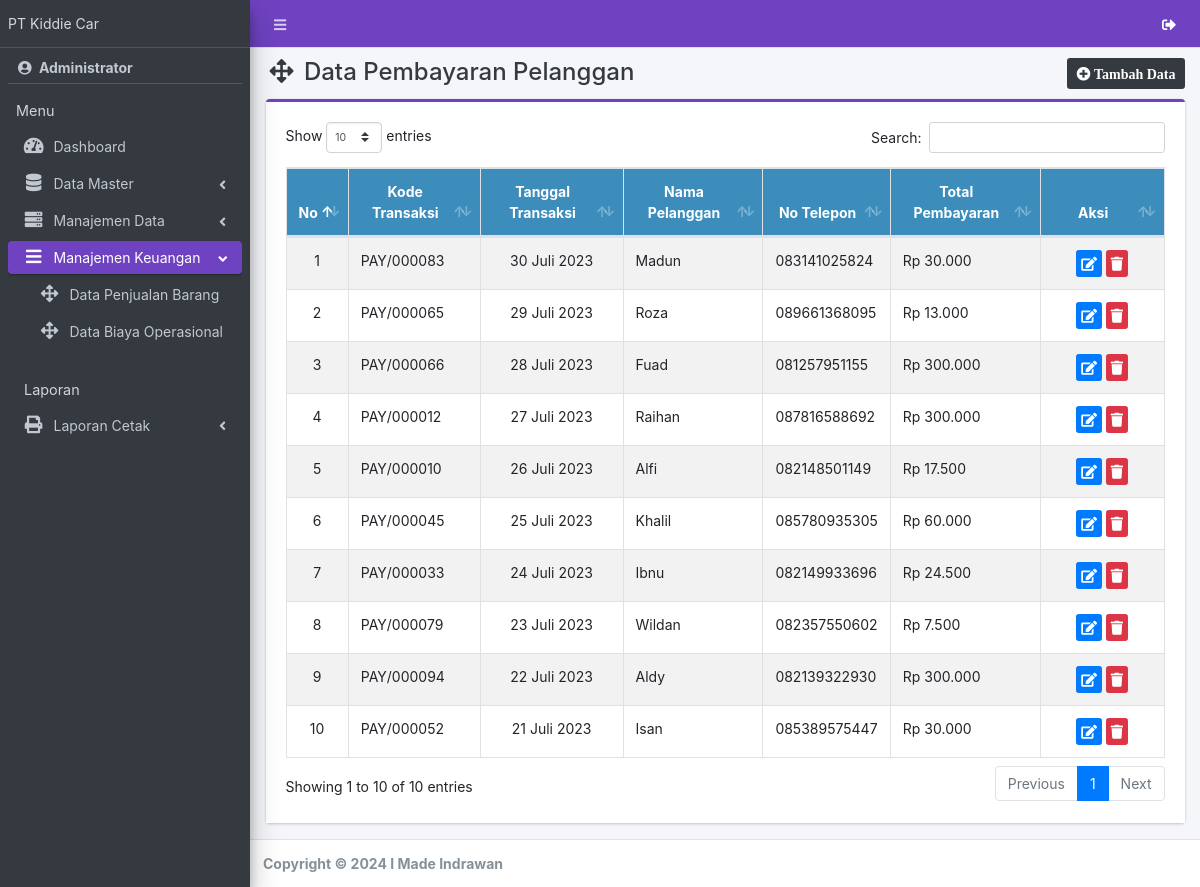
The page /admin/pembayaran/index.php (signed in) on the database its author committed.
### tables this page shows
CREATE TABLE `pembayaran` (
  `id_pembayaran` varchar(20) NOT NULL,
  `kode_trx` varchar(20) NOT NULL,
  `tgl_trx` date NOT NULL,
  `nama_pelanggan` varchar(100) NOT NULL,
  `no_telepon` varchar(16) NOT NULL
);

### app/config.php (called while the page is built, shortened)
<?php
function base_url($url = null)
{
  $base_url = "http://localhost/skripsi";
  if ($url != null) {
    return $base_url . "/" . $url;
  } else {
    return $base_url;
  }
}
function tgl($tanggal)
{
  $bulan = array(
    1 =>   'Januari',
    'Februari',
    'Maret',
    'April',
    'Mei',
    'Juni',
    'Juli',
    'Agustus',
    'September',
    'Oktober',
    'November',
    'Desember'
  );
  $pecahkan = explode('-', $tanggal);
  return $pecahkan[2] . ' ' . $bulan[(int) $pecahkan[1]] . ' ' . $pecahkan[0];
}

### admin/pembayaran/index.php (the view, shortened to what this page needs)
<?php
require '../../app/config.php';
include_once '../../template/header.php';
$page = 'pembayaran';
include_once '../../template/sidebar.php';
?>
<div class="content-wrapper">
    <div class="content-header">
        <div class="container-fluid">
            <div class="row">
                <div class="col-sm-6">
                    <h4 class="m-0 text-dark"><i class="fa fa-arrows-alt ml-1 mr-1"></i> Data Pembayaran Pelanggan</h4>
                </div>
                <div class="col-sm-6 text-right">
                    <a href="tambah" class="btn btn-sm bg-dark"><i class="fa fa-plus-circle"> Tambah Data</i></a>
                </div>
            </div>
        </div>
    </div>
    <section class="content">
        <div class="container-fluid">
            <div class="row">
                <div class="col-md-12">
                    <div class="card card-purple card-outline">
                        <div class="card-body" style="background-color: white;">
                            <div class="table-responsive">
                                <table id="example1" class="table table-bordered table-striped dataTable">
                                    <thead class="bg-lightblue">
                                        <tr align="center">
                                            <th>No</th>
                                            <th>Kode Transaksi</th>
                                            <th>Tanggal Transaksi</th>
                                            <th>Nama Pelanggan</th>
                                            <th>No Telepon</th>
                                            <th>Total Pembayaran</th>
                                            <th>Aksi</th>
                                        </tr>
                                    </thead>
                                    <tbody>
                                        <?php
                                        $no = 1;
                                        $data = $con->query("SELECT pembayaran.id_pembayaran,pembayaran.kode_trx, pembayaran.tgl_trx, SUM(sub_pembayaran.biaya) AS total, pembayaran.nama_pelanggan, pembayaran.no_telepon FROM pembayaran, sub_pembayaran where pembayaran.id_pembayaran = sub_pembayaran.id_pembayaran GROUP BY sub_pembayaran.id_pembayaran ORDER BY pembayaran.tgl_trx DESC");
                                        while ($row = $data->fetch_array()) {
                                        ?>
                                            <tr>
                                                <td align="center" width="5%"><?= $no++ ?></td>
                                                <td align="left"> <?= $row['kode_trx'] ?></td>
                                                <td align="center"> <?= tgl($row['tgl_trx']) ?></td>
                                                <td align="left"> <?= $row['nama_pelanggan'] ?></td>
                                                <td align="left"> <?= $row['no_telepon'] ?></td>
                                                <td align="left">Rp <?= number_format($row['total'], 0,',','.') ?></td>
                                                <td align="center" width="14%">
                                                    <a href="edit?id=<?= $row[0] ?>" class="btn btn-primary btn-xs" title="Edit"><i class="fa fa-edit"></i></a>
                                                    <a href="hapus?id=<?= $row[0] ?>" class="btn btn-danger btn-xs alert-hapus" title="Hapus"><i class="fa fa-trash"></i></a>
                                                </td>
                                            </tr>
                                        <?php } ?>
                                    </tbody>
                                </table>
                            </div>
                        </div>
                    </div>
                </div>
            </div>
        </div>
    </section>
</div>
<?php
include_once '../../template/footer.php';
?>

### template/header.php (shortened to what this page needs)
<!DOCTYPE html>
<html lang="en">
<head>
    <link rel="stylesheet" href="<?= base_url() ?>/assets/plugins/fontawesome-free/css/all.min.css">
    <link rel="stylesheet" href="https://code.ionicframework.com/ionicons/2.0.1/css/ionicons.min.css">
    <link rel="stylesheet" href="<?= base_url() ?>/assets/plugins/datatables-bs4/css/dataTables.bootstrap4.css">
    <link rel="stylesheet" href="<?= base_url() ?>/assets/plugins/ekko-lightbox/ekko-lightbox.css">
    <link rel="stylesheet" href="<?= base_url() ?>/assets/plugins/bootstrap-fileupload/bootstrap-fileupload.min.css">
    <link rel="stylesheet" href="<?= base_url() ?>/assets/plugins/tempusdominus-bootstrap-4/css/tempusdominus-bootstrap-4.min.css">
    <link rel="stylesheet" href="<?= base_url() ?>/assets/plugins/select2/css/select2.min.css">
    <link rel="stylesheet" href="<?= base_url() ?>/assets/plugins/select2-bootstrap4-theme/select2-bootstrap4.min.css">
    <link rel="stylesheet" href="<?= base_url() ?>/assets/plugins/icheck-bootstrap/icheck-bootstrap.min.css">
    <link rel="stylesheet" href="<?= base_url() ?>/assets/plugins/jqvmap/jqvmap.min.css">
    <link rel="stylesheet" href="<?= base_url() ?>/assets/dist/css/adminlte.min.css">
    <link rel="stylesheet" href="<?= base_url() ?>/assets/plugins/overlayScrollbars/css/OverlayScrollbars.min.css">
    <link rel="stylesheet" href="<?= base_url() ?>/assets/plugins/daterangepicker/daterangepicker.css">
    <link rel="stylesheet" href="<?= base_url() ?>/assets/plugins/summernote/summernote-bs4.css">
    <link rel="stylesheet" href="<?= base_url() ?>/assets/plugins/bootstrap-fileupload/bootstrap-fileupload.min.css">
    <link rel="stylesheet" href="<?= base_url() ?>/assets/alert/sweetalert.css">
    <link rel="stylesheet" href="<?= base_url() ?>/assets/plugins/toastr/toastr.min.css">
    <link rel="stylesheet" href="<?= base_url() ?>/assets/mdi/css/materialdesignicons.min.css">
</head>
<body class="hold-transition sidebar-mini layout-fixed layout-navbar-fixed text-sm">
    <div class="wrapper">
        <nav class="main-header navbar navbar-expand navbar-dark navbar-purple">
            <ul class="navbar-nav">
                <li class="nav-item">
                    <a class="nav-link" data-widget="pushmenu" href="#"><i class="fas fa-bars"></i></a>
                </li>
            </ul>
            <ul class="navbar-nav ml-auto">
                <li class="nav-item dropdown">
                    <a class="nav-link" data-toggle="dropdown" href="#" aria-expanded="false">
                        <i class="fas fa-sign-out-alt ml-1 text-white"></i>
                    </a>
                </li>
            </ul>
        </nav>

### template/sidebar.php (shortened to what this page needs)
<aside class="main-sidebar sidebar-dark-purple elevation-4">
    <a href="#" class="brand-link">
        <span class="brand-text">PT Kiddie Car</span>
    </a>
    <div class="sidebar">
        <div class="user-panel mt-1 mb-1 d-flex">
            <div class="info">
                <a href="#" class="d-block"><i class="fas fa-user-circle mr-1"></i><b>
                        <?= $_SESSION['nm_user']; ?>
                    </b></a>
            </div>
        </div>
        <nav class="mt-2">
            <ul class="nav nav-pills nav-sidebar flex-column nav-child-indent" data-widget="treeview" role="menu" data-accordion="false">
                <li class="nav-header">Menu</li>
                <?php if ($_SESSION['level'] == 1) { ?>
                    <li class="nav-item">
                        <a href="<?= base_url() ?>/admin/" class="nav-link <?php if ($page == 'dashboard') {
                                                                                echo 'active';
                                                                            } ?>">
                            <i class="nav-icon fa fa-tachometer-alt"></i>
                            <p>
                                Dashboard
                            </p>
                        </a>
                    </li>
                    <li class="nav-item has-treeview  <?php if ($page == 'user' || $page == 'ruang'|| $page == 'jenis_pembayaran') {
                                                            echo 'menu-open';
                                                        } ?>">
                        <a href="#" class="nav-link <?php if ($page == 'user' || $page == 'ruang'|| $page == 'jenis_pembayaran') {
                                                        echo 'active';
                                                    } ?>">
                            <i class="nav-icon fa fa-database"></i>
                            <p>
                                Data Master
                                <i class="right fas fa-angle-left"></i>
                            </p>
                        </a>
                    </li>
                    <li class="nav-item has-treeview  <?php if ($page == 'barang' || $page == 'kartu' || $page == 'kondisi' || $page == 'mutasi' || $page == 'musnah' || $page == 'berita' || $page == 'pengadaan' || $page == 'perawatan' || $page == 'barang_jual') {
                                                            echo 'menu-open';
                                                        } ?>">
                        <a href="#" class="nav-link <?php if ($page == 'barang' || $page == 'kartu' || $page == 'kondisi' || $page == 'mutasi' || $page == 'musnah' || $page == 'berita' || $page == 'pengadaan' || $page == 'perawatan' || $page == 'barang_jual') {
                                                        echo 'active';
                                                    } ?>">
                            <i class="nav-icon fa fa-server"></i>
                            <p>
                                Manajemen Data
                                <i class="right fas fa-angle-left"></i>
                            </p>
                        </a>
                    </li>
                    <li class="nav-item has-treeview  <?php if ($page == 'pembayaran' || $page == 'penjualan' || $page == 'biaya_operasional' || $page == 'grafik_anggaran') {
                                                            echo 'menu-open';
                                                        } ?>">
                        <a href="#" class="nav-link <?php if ($page == 'pembayaran' || $page == 'penjualan' || $page == 'biaya_operasional' || $page == 'grafik_anggaran') {
                                                        echo 'active';
                                                    } ?>">
                            <i class="nav-icon fa fa-bars"></i>
                            <p>
                                Manajemen Keuangan
                                <i class="right fas fa-angle-left"></i>
                            </p>
                        </a>
                        <ul class="nav nav-treeview">
                            <li class="nav-item">
                                <a href="<?= base_url() ?>/admin/penjualan/" class="nav-link <?php if ($page == 'penjualan') {
                                                                                                echo 'active';
                                                                                            } ?>">
                                    <i class="nav-icon fa fa-arrows-alt"></i>
                                    <p>Data Penjualan Barang</p>
                                </a>
                            </li>
                            <li class="nav-item">
                                <a href="<?= base_url() ?>/admin/biaya_operasional/" class="nav-link <?php if ($page == 'biaya_operasional') {
                                                                                                echo 'active';
                                                                                            } ?>">
                                    <i class="nav-icon fa fa-arrows-alt"></i>
                                    <p>Data Biaya Operasional</p>
                                </a>
                            </li>
                        </ul>
                    </li>
                    <li class="nav-header">Laporan</li>
                    <li class="nav-item has-treeview  <?php if ($page == 'l_barang' || $page == 'l_kondisi' || $page == 'l_mutasi' || $page == 'l_musnah' || $page == 'l_pembayaran' || $page == 'l_penjualan' || $page == 'l_perawatan' || $page == 'l_list_anggaran' || $page == 'l_biaya_operasional' || $page == 'l_laba') {
                                                            echo 'menu-open';
                                                        } ?>">
                        <a href="#" class="nav-link <?php if ($page == 'l_barang' || $page == 'l_kondisi' || $page == 'l_mutasi' || $page == 'l_musnah' || $page == 'l_pembayaran' || $page == 'l_penjualan' || $page == 'l_perawatan' || $page == 'l_list_anggaran' || $page == 'l_biaya_operasional' || $page == 'l_laba') {
                                                        echo 'active';
                                                    } ?>">
                            <i class="nav-icon fa fa-print"></i>
                            <p>
                                Laporan Cetak
                                <i class="right fas fa-angle-left"></i>
                            </p>
                        </a>
                    </li>
                <?php } ?>
            </ul>
        </nav>
    </div>
</aside>

### template/footer.php (shortened to what this page needs)
<footer class="main-footer">
<strong>Copyright &copy; <?= date('Y') ?> I Made Indrawan</strong>
</footer>
</div>
</body>
</html>

### rows shown on the page
pembayaran: kode_trx "PAY/000083", tgl_trx "30 Juli 2023", nama_pelanggan "Madun", no_telepon "083141025824", total "30.000"
pembayaran: kode_trx "PAY/000065", tgl_trx "29 Juli 2023", nama_pelanggan "Roza", no_telepon "089661368095", total "13.000"
pembayaran: kode_trx "PAY/000066", tgl_trx "28 Juli 2023", nama_pelanggan "Fuad", no_telepon "081257951155", total "300.000"
pembayaran: kode_trx "PAY/000012", tgl_trx "27 Juli 2023", nama_pelanggan "Raihan", no_telepon "087816588692", total "300.000"
pembayaran: kode_trx "PAY/000010", tgl_trx "26 Juli 2023", nama_pelanggan "Alfi", no_telepon "082148501149", total "17.500"
pembayaran: kode_trx "PAY/000045", tgl_trx "25 Juli 2023", nama_pelanggan "Khalil", no_telepon "085780935305", total "60.000"
pembayaran: kode_trx "PAY/000033", tgl_trx "24 Juli 2023", nama_pelanggan "Ibnu", no_telepon "082149933696", total "24.500"
pembayaran: kode_trx "PAY/000079", tgl_trx "23 Juli 2023", nama_pelanggan "Wildan", no_telepon "082357550602", total "7.500"
pembayaran: kode_trx "PAY/000094", tgl_trx "22 Juli 2023", nama_pelanggan "Aldy", no_telepon "082139322930", total "300.000"
pembayaran: kode_trx "PAY/000052", tgl_trx "21 Juli 2023", nama_pelanggan "Isan", no_telepon "085389575447", total "30.000"

### other values the page prints
$_SESSION['nm_user'] "Administrator"
